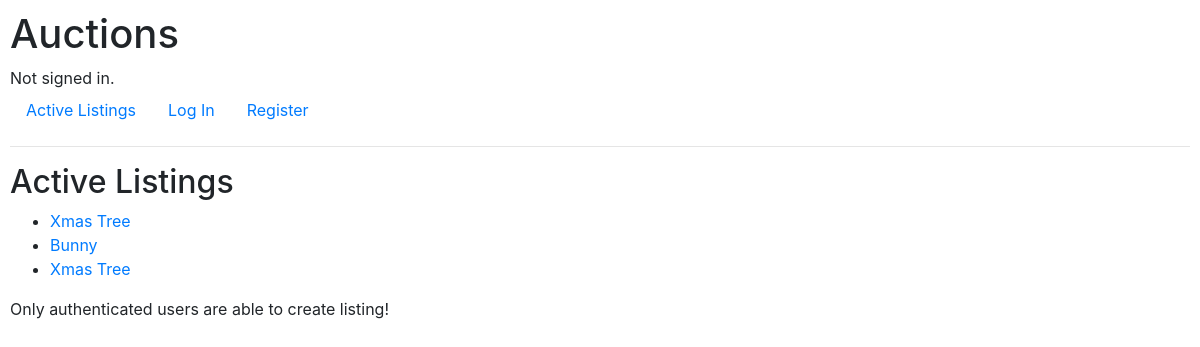
Before: / with the older database file.
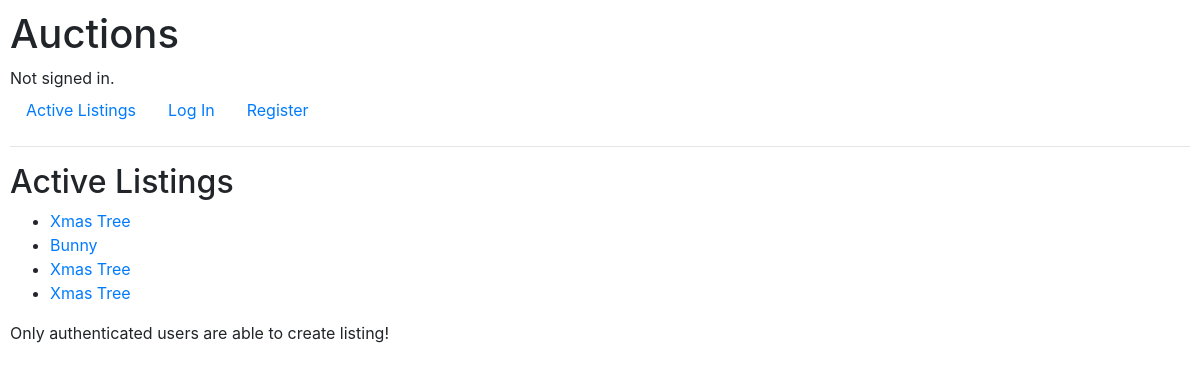
After: the same page with the newer database file.
### auctions/models.py (models this page shows, shortened)
class Listings(models.Model):
    creator = models.ForeignKey(User, on_delete=models.CASCADE, null=True)
    title = models.CharField(max_length=64, default='')
    description = models.CharField(max_length=300, default='')
    price = models.IntegerField(default='')
    link = models.CharField(max_length=128, default='')
    image = models.ImageField(upload_to='images/', default='', null=True, blank=True)
    is_open = models.BooleanField(default=False)
    category = models.CharField(
        max_length=5,
        choices=CATEGORIES,
        default='Art',
    )

### auctions/views.py (the view)
# urls.py: path("", views.index, name="index"),
def index(request):
    try:
        listings = Listings.objects.all()
    except Listings.DoesNotExists:
        raise Http404("Listing not found")
    return render(request, "auctions/index.html", {
        'listings': listings
    })

### auctions/templates/auctions/index.html
{% extends "auctions/layout.html" %}
{% block body %}
    <h2>Active Listings</h2>
<div>
    <ul>
    {% for listing in listings %}
       <li><a href="{% url 'listing' listing_id=listing.id %}">{{ listing.title }}</a></li>
    {% endfor %}
    </ul>
</div>
{% if user.is_authenticated %}
    <a href="{% url 'create' %}">Create Listing</a>
{% else %}
    Only authenticated users are able to create listing!
{% endif %}
{% endblock %}

Changed rows visible on the page:
added Listings: title "Xmas Tree"
